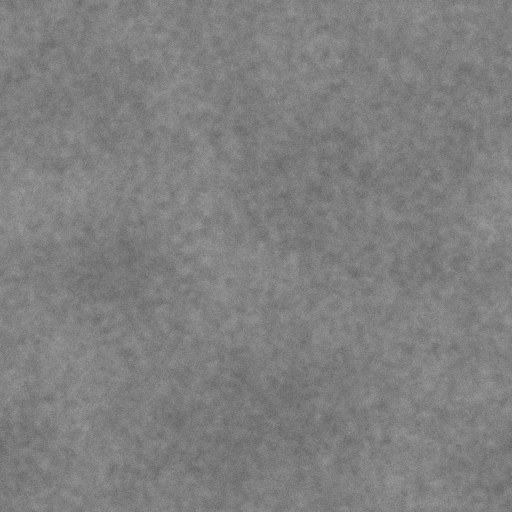
#> input picture Qi/Resources/Paper/paper_cotton.jpg, 512 x 512 px
$ python '扒纸纹.py' ../Qi/Resources/Paper/paper_cotton.jpg ../Qi/Resources/Paper/paper_kraft.jpg
#> lines starting #> are read from the running program, lines starting #| are printed output that depends on the picture
# -*- coding: utf-8 -*-
"""把照片加工成可平铺的纸纹／布纹。

## 为什么走「加工」这条路

她问 Pexels / Pixabay / Unsplash 能不能用。查完条款：**三家都禁止
「再分发」和「售卖未经修改的副本」**，Unsplash 还多一条
「不许汇编成类似的服务」。而做一个手帐素材库，本质就是
「一堆图摆在那儿让你挑」——那在条款眼里就是一个素材库，不是「使用」。
这跟当初否掉 Texturelabs / Freepik / Vecteezy 是同一把尺子。

**但加工过的不一样。** 一张亚麻布特写去了色、拉成可平铺的灰度纹理，
已经不是那张照片了：既不是「未经修改的副本」，也构不成竞品素材库。
她定的就是这条：「只用来做衍生纸纹，不做成品贴纸。」

⚠️ 所以这个脚本**只吐灰度平铺纹理**，不吐彩色成品图。
真要成品贴纸走 `扒贴纸.py`，那条只碰 CC0 和公有领域。

## 加工做了什么

  ① 去色 —— 只留明暗。**纸色是她在 App 里选的**，图不该带颜色
     （跟织纹那六张一个规矩，见 Weave/织纹来历.txt）。
  ② 拉平光照 —— 实拍总有一边亮一边暗，平铺起来会看见一格格的明暗块。
     减掉大半径高斯模糊（等于减掉「大尺度的光」），只留下布本身的纹理。
  ③ 四向镜像拼接 —— 保证左右上下无缝。**最土也最稳的做法**：
     真正的无缝算法要做频域处理，而这一步的目的只是「别看见接缝」。
  ④ 压对比 —— 纸纹是**底**，不是图案。太重会把上面的字压住。

用法：
    python 扒纸纹.py 输入.jpg 名字
    （输入自己下好放本地。这个脚本不去替谁抓图——
    　那三家的条款讲的是分发，抓不抓由她自己决定。）
"""
import os
import sys

try:
    from PIL import Image, ImageFilter, ImageOps, ImageChops
except ImportError:
    print('要先装 Pillow：pip install pillow')
    sys.exit(1)

SIDE = 512          # 出图边长。平铺用，不用大


def flatten(g):
    """拉平光照：减掉大尺度的明暗，只留纹理本身。"""
    blur = g.filter(ImageFilter.GaussianBlur(SIDE // 8))
    # 差值 + 回到中灰
    d = ImageChops.subtract(g, blur, scale=1.0, offset=128)
    return d


def tile(g):
    """四向镜像拼接，保证无缝。"""
    w, h = g.size
    out = Image.new('L', (w * 2, h * 2))
    out.paste(g, (0, 0))
    out.paste(ImageOps.mirror(g), (w, 0))
    out.paste(ImageOps.flip(g), (0, h))
    out.paste(ImageOps.flip(ImageOps.mirror(g)), (w, h))
    return out.resize((SIDE, SIDE), Image.LANCZOS)


def main():
    if len(sys.argv) < 3:
        print(__doc__)
        return 1
    src, name = sys.argv[1], sys.argv[2]

    root = os.path.dirname(os.path.dirname(os.path.abspath(__file__)))
    dest = os.path.join(root, 'Qi', 'Resources', 'Weave')
    os.makedirs(dest, exist_ok=True)

    im = Image.open(src).convert('RGB')
    # 取中间那块正方形——边角常有暗角和手指
    w, h = im.size
#> w = 512; h = 512
    s = min(w, h)
#> s = 512
    im = im.crop(((w - s) // 2, (h - s) // 2, (w + s) // 2, (h + s) // 2))
    im = im.resize((SIDE // 2, SIDE // 2), Image.LANCZOS)
#> im: PIL image 256x256 RGB

    g = ImageOps.grayscale(im)          # ① 去色
    g = flatten(g)                      # ② 拉平光照
    g = tile(g)                         # ③ 无缝
#> in tile, `out = Image.new('L', (w * 2, h * 2))`: out: PIL image 512x512 L; every value is 0
#> in tile, `out.paste(g, (0, 0))`:
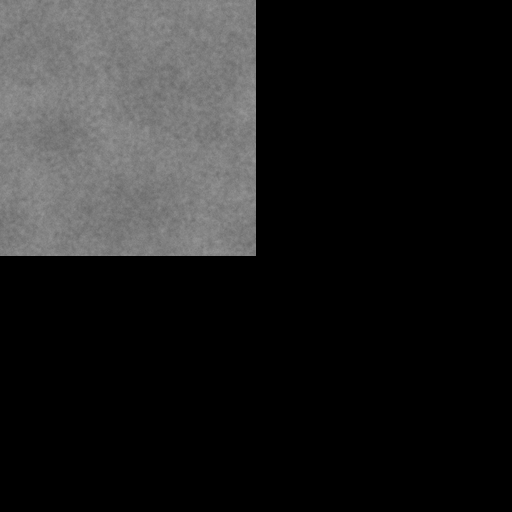
#> out: PIL image 512x512 L; min 0, max 151, mean 32
#> in tile, `out.paste(ImageOps.mirror(g), (w, 0))`:
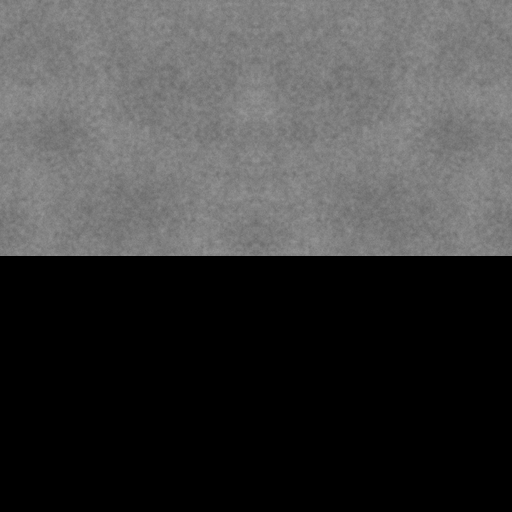
#> out: PIL image 512x512 L; min 0, max 151, mean 64
#> in tile, `out.paste(ImageOps.flip(g), (0, h))`:
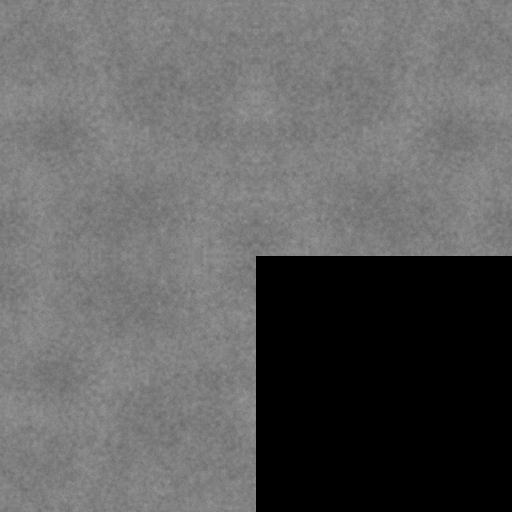
#> out: PIL image 512x512 L; min 0, max 151, mean 95.9
    # ④ 压对比：纸纹是底，不是图案
    g = ImageOps.autocontrast(g, cutoff=2)
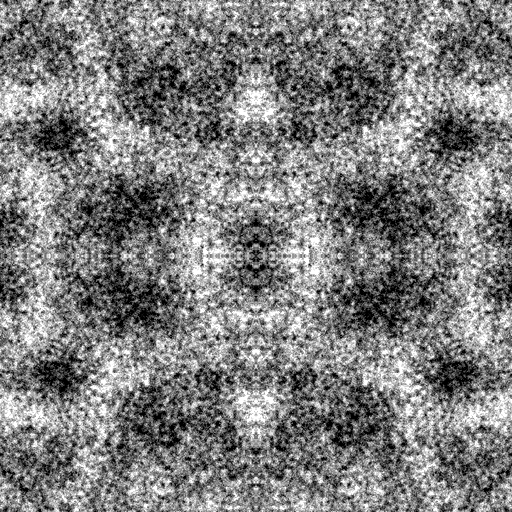
#> g: PIL image 512x512 L; min 0, max 255, mean 126.3
    g = Image.blend(Image.new('L', g.size, 128), g, 0.45)
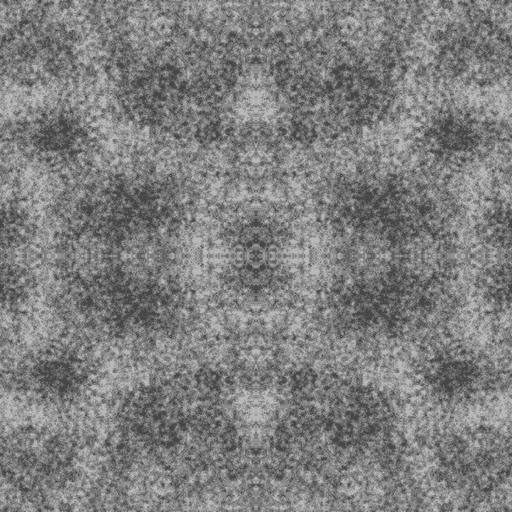
#> g: PIL image 512x512 L; min 70, max 185, mean 126.8

    out = os.path.join(dest, name + '.jpg')
    g.convert('RGB').save(out, quality=88)
    print('写好了 →', out)
    print('⚠️ 记得往 Weave/织纹来历.txt 里补一句这张是哪来的、'
          '什么授权——那份文件是这批素材唯一的凭据。')
    return 0


sys.exit(main())
#> (the program exits here)

$ run again, on Qi/Resources/Paper/paper_news.jpg
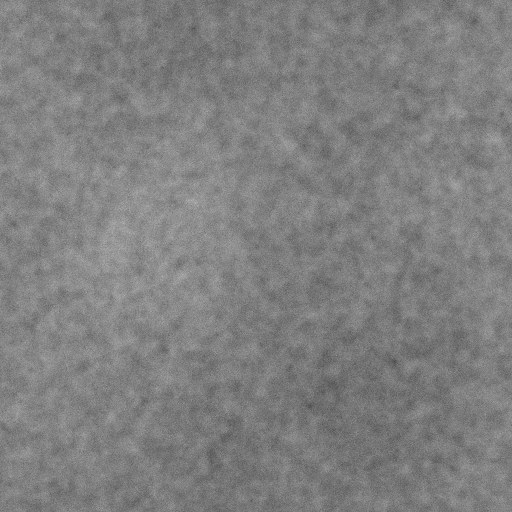
#> input picture Qi/Resources/Paper/paper_news.jpg, 512 x 512 px
#> in main, `g = ImageOps.autocontrast(g, cutoff=2)`:
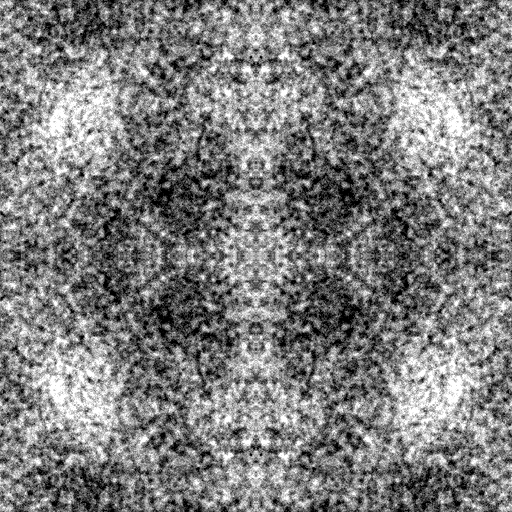
#> g: PIL image 512x512 L; min 0, max 255, mean 125.2
#> in main, `g = Image.blend(Image.new('L', g.size, 128), g, 0.45)`:
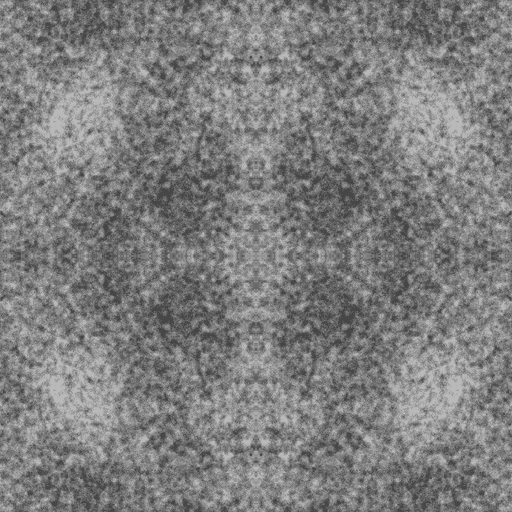
#> g: PIL image 512x512 L; min 70, max 185, mean 126.2

$ run again, on Qi/Resources/Paper/paper_rice.jpg
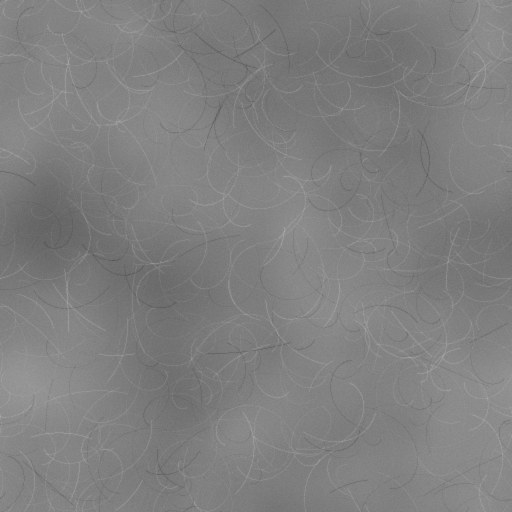
#> input picture Qi/Resources/Paper/paper_rice.jpg, 512 x 512 px
#> in main, `g = ImageOps.autocontrast(g, cutoff=2)`:
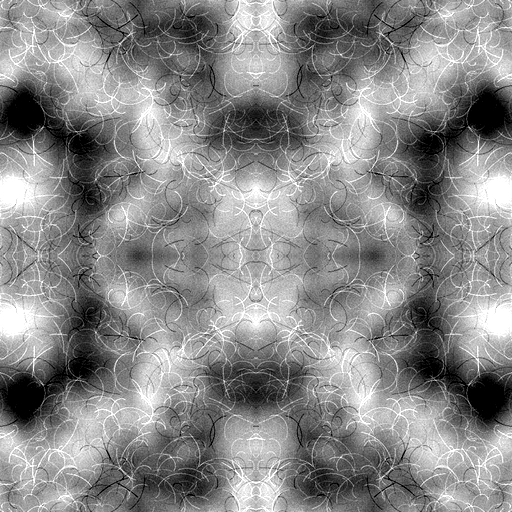
#> g: PIL image 512x512 L; min 0, max 255, mean 136.2
#> in main, `g = Image.blend(Image.new('L', g.size, 128), g, 0.45)`:
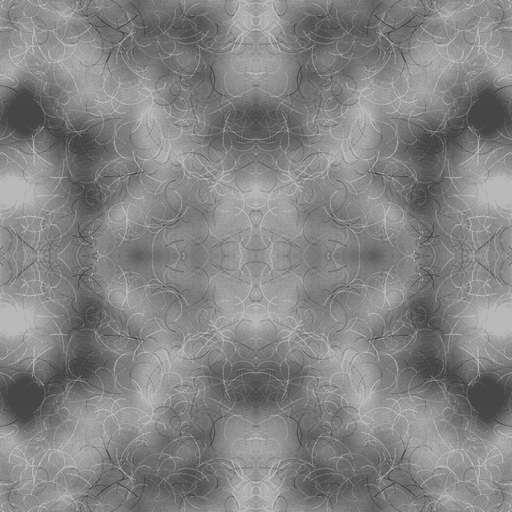
#> g: PIL image 512x512 L; min 70, max 185, mean 131.2

$ run again, on Qi/Resources/Paper/paper_water.jpg
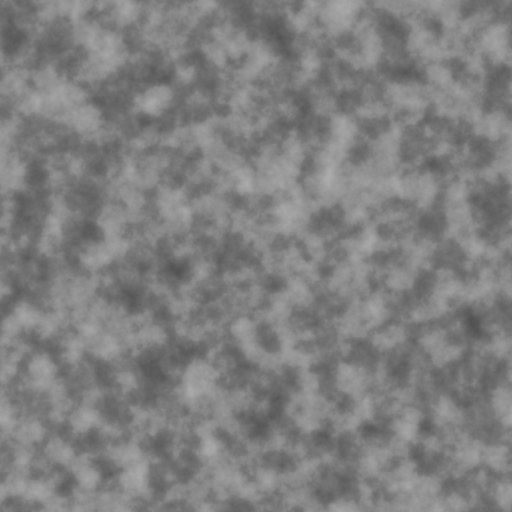
#> input picture Qi/Resources/Paper/paper_water.jpg, 512 x 512 px
#> in main, `g = ImageOps.autocontrast(g, cutoff=2)`:
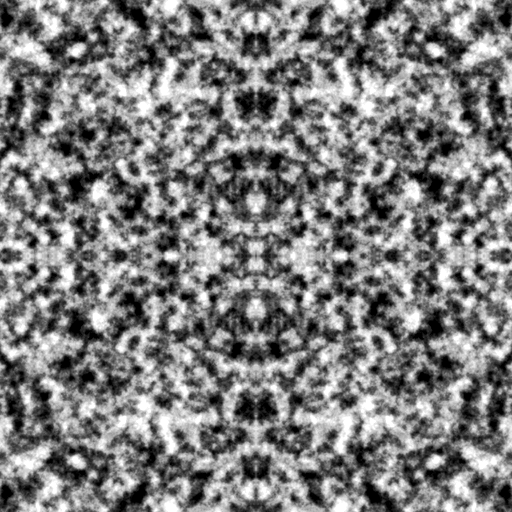
#> g: PIL image 512x512 L; min 0, max 255, mean 126.2
#> in main, `g = Image.blend(Image.new('L', g.size, 128), g, 0.45)`:
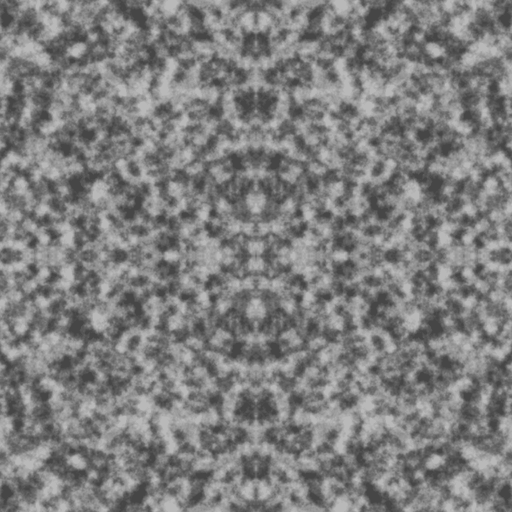
#> g: PIL image 512x512 L; min 70, max 185, mean 126.7
